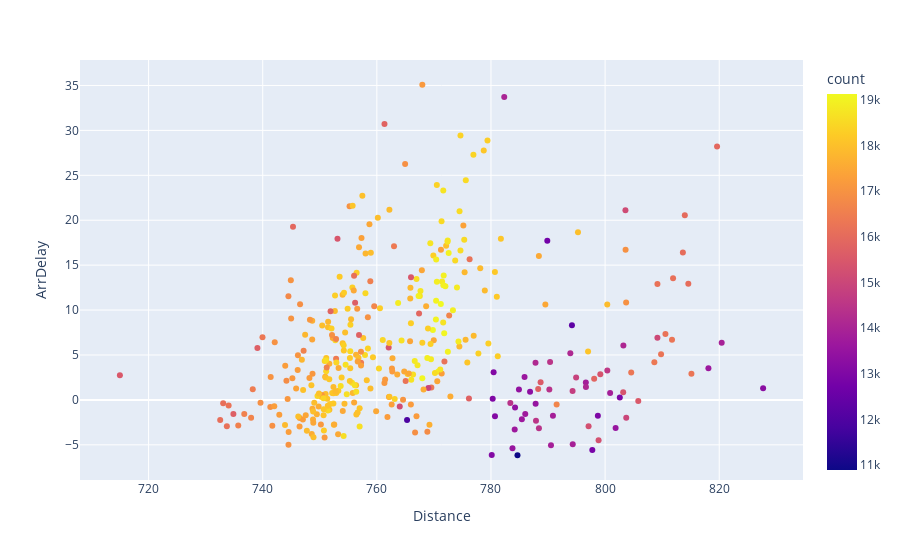

Source (notebook cell):
### Code cell
temp_granularity = ["FlightDate"]
scatter_plot(df,temp_granularity,"Distance","ArrDelay","count")

### Figure 1 — Plotly figure (JSON) as saved in the notebook; plotly's stock layout.template omitted (floating-point values rounded to 4 significant figures; data arrays with more than 128 entries replaced by an {"elided": "..."} marker saying what was removed)
{"data": [{"customdata": {"elided": "365x1 str values"}, "hovertemplate": "Distance=%{x}<br>ArrDelay=%{y}<br>FlightDate=%{customdata[0]}<br>count=%{marker.color}<extra></extra>", "legendgroup": "", "marker": {"color": {"elided": "365 int values"}, "coloraxis": "coloraxis", "symbol": "circle"}, "mode": "markers", "name": "", "orientation": "v", "showlegend": false, "type": "scatter", "x": {"elided": "365 float values"}, "xaxis": "x", "y": {"elided": "365 float values"}, "yaxis": "y"}], "layout": {"coloraxis": {"colorbar": {"title": {"text": "count"}}, "colorscale": [[0, "#0d0887"], [0.1111, "#46039f"], [0.2222, "#7201a8"], [0.3333, "#9c179e"], [0.4444, "#bd3786"], [0.5556, "#d8576b"], [0.6667, "#ed7953"], [0.7778, "#fb9f3a"], [0.8889, "#fdca26"], [1, "#f0f921"]]}, "legend": {"tracegroupgap": 0}, "margin": {"t": 60}, "xaxis": {"anchor": "y", "domain": [0, 1], "title": {"text": "Distance"}}, "yaxis": {"anchor": "x", "domain": [0, 1], "title": {"text": "ArrDelay"}}}}
